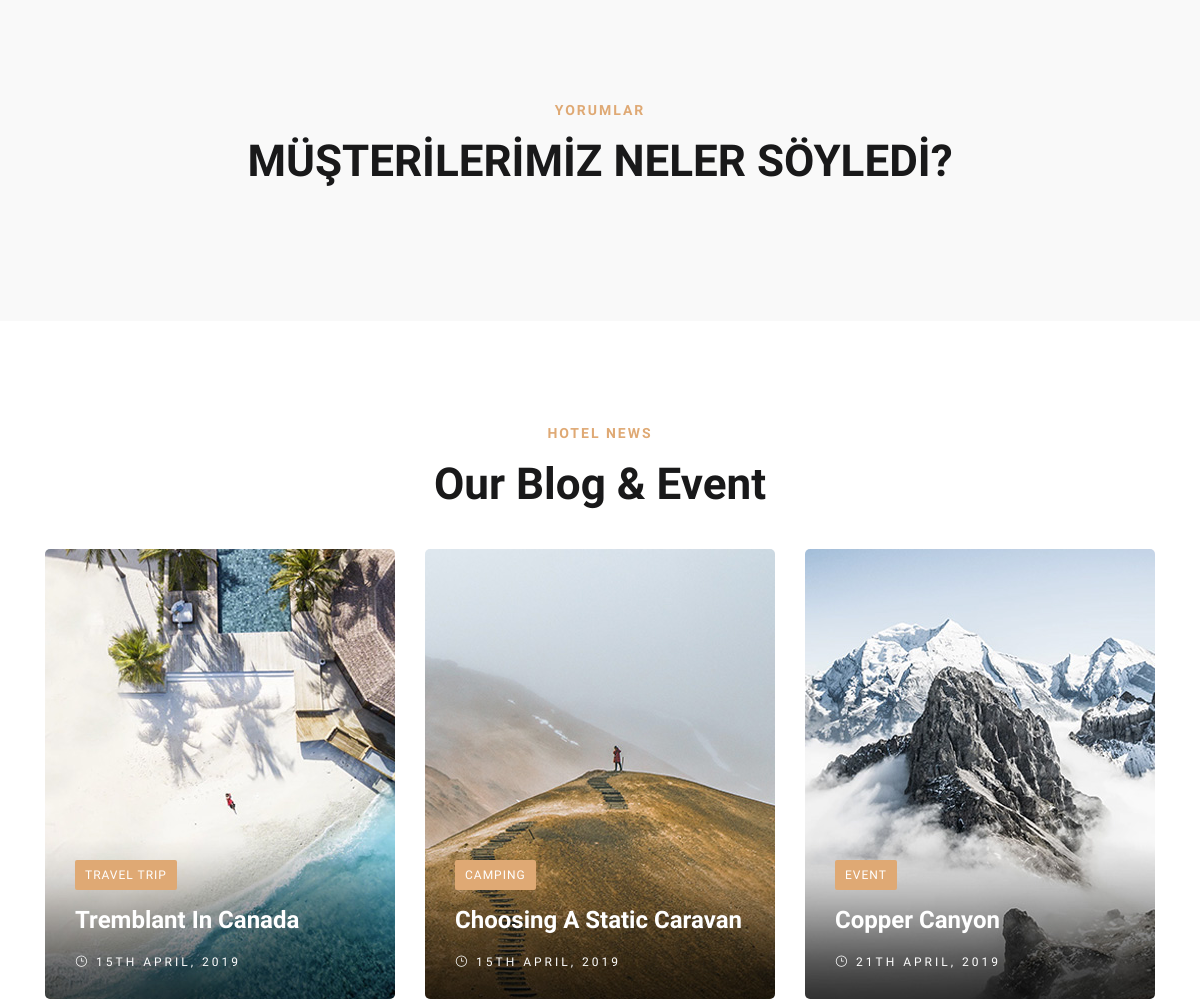
The app's page / (middle part), older data.
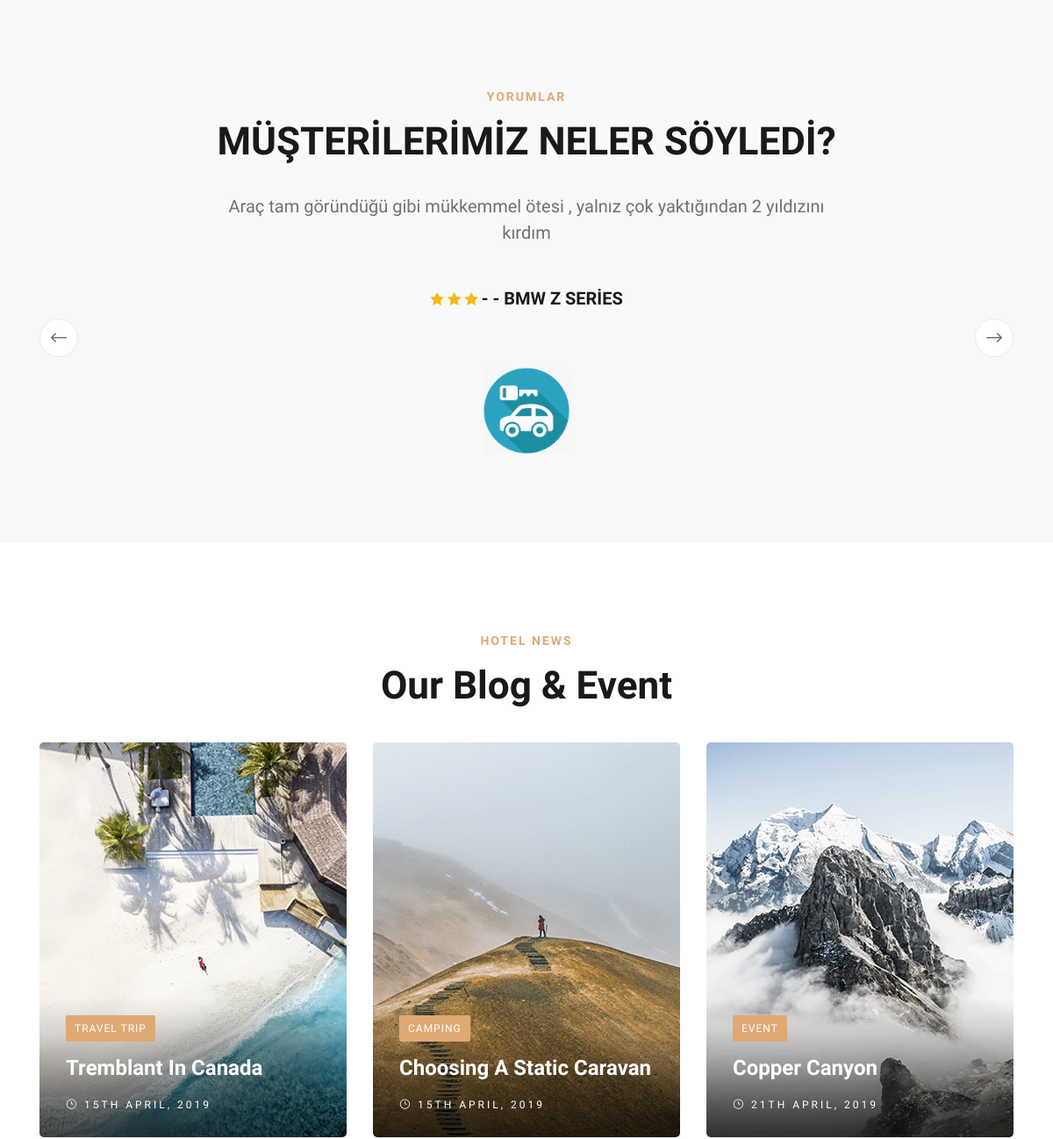
The same page, newer data.
### product/models.py (models this page shows, shortened)
class Comment (models.Model):
    STATUS = (
        ("New", "Yeni"),
        ("True", "Evet"),
        ("False", "Hayır"),
    )
    product = models.ForeignKey(Cars, on_delete=models.CASCADE)
    user = models.ForeignKey(User, on_delete=models.CASCADE)
    subject = models.CharField(max_length=50)
    comment = models.TextField(blank=True, max_length=255)
    rate = models.IntegerField(blank=True)
    status = models.CharField(max_length=10, choices=STATUS,default='New')
    ip = models.CharField(blank=True, max_length=20)
    create_at = models.DateTimeField(auto_now_add=True)
    update_at = models.DateTimeField(auto_now=True)

class Cars(models.Model):
    STATUS = (
        ("True", "Evet"),
        ("False","Hayır"),
    )
    category = models.ForeignKey(Category , on_delete=models.CASCADE)
    title = models.CharField(max_length=30)
    keywords = models.CharField(blank=True,max_length=255)
    description = models.CharField(blank=True,max_length=255)
    slug = models.SlugField(null=False,unique=True)
    image = models.ImageField(blank=True,upload_to="images/")
    price = models.FloatField()
    amount = models.IntegerField()
    detail = RichTextUploadingField(blank=True)
    status = models.CharField(blank=True,max_length=10,choices=STATUS)
    create_at = models.DateTimeField(auto_now_add=True)
    update_at = models.DateTimeField(auto_now=True)
    def __str__(self):
        return self.title
    def image_tag(self):
        return mark_safe('<img src="{}" height="50"/>'.format(self.image.url))
    image_tag.short_description = "Image"

### home/views.py (the view)
# urls.py: path('', views.index, name='index'),
def index(request):
    setting = Setting.objects.get(pk=1)
    category = Category.objects.all()
    lastproducts = Cars.objects.all().order_by('?')[:4]
    comments = Comment.objects.filter(status='True').order_by('?')
    current_user = request.user
    schopcart = ShopCart.objects.filter(user_id=current_user.id)
    total = 0
    adeturun = 0
    for rs in schopcart:
        total += rs.product.price * rs.quantity
        adeturun += rs.quantity
    context = {'setting': setting,
               'category': category,
               'lastproducts': lastproducts,
               'schopcart': schopcart ,
               'total': total,
               'adeturun': adeturun,
               'comments': comments,
               'page': 'home'}
    return render(request, 'index.html', context)

### home/templates/index.html (shortened to what this page needs)
{% extends "homebase.html" %}
 {% load static %}
{% block content %} {% include "content.html" %} {% endblock %}

### home/templates/homebase.html (shortened to what this page needs)
<!DOCTYPE html>
<html lang="en">
<head>
    {% load static %}
    <link rel="stylesheet" href="{% static 'css/bootstrap.min.css'%} " type="text/css" />
    <link rel="stylesheet" href="{% static 'css/font-awesome.min.css'%} " type="text/css" />
    <link rel="stylesheet" href="{% static 'css/elegant-icons.css'%}" type="text/css"/>
    <link rel="stylesheet" href="{% static 'css/flaticon.css'%}" type="text/css"/>
    <link rel="stylesheet" href="{% static 'css/owl.carousel.min.css'%}" type="text/css"/>
    <link rel="stylesheet" href="{% static 'css/nice-select.css'%}" type="text/css"/>
    <link rel="stylesheet" href="{% static 'css/jquery-ui.min.css'%}" type="text/css"/>
    <link rel="stylesheet" href="{% static 'css/magnific-popup.css'%}" type="text/css"/>
    <link rel="stylesheet" href="{% static 'css/slicknav.min.css'%}" type="text/css"/>
    <link rel="stylesheet" href="{% static 'css/style.css'%}" type="text/css"/>
    <link rel="stylesheet" href="{% static 'assets/css/vendor/bootstrap.min.css'%}"/>
    <link rel="stylesheet" href="{% static 'assets/css/vendor/font-awesome.css'%}"/>
    <link rel="stylesheet" href="{% static 'assets/css/vendor/fontawesome-stars.css'%}"/>
    <link rel="stylesheet" href="{% static 'assets/css/vendor/ion-fonts.css'%}"/>
    <link rel="stylesheet" href="{% static 'assets/css/plugins/slick.css'%}"/>
    <link rel="stylesheet" href="{% static 'assets/css/plugins/animate.css'%}"/>
    <link rel="stylesheet" href="{% static 'assets/css/plugins/jquery-ui.min.css'%}"/>
    <link rel="stylesheet" href="{% static 'assets/css/plugins/lightgallery.min.css'%}"/>
    <link rel="stylesheet" href="{% static 'assets/css/plugins/nice-select.css'%}"/>
    <link rel="stylesheet" href="{% static 'assets/css/style.css'%}"/>
</head>
<body>
  {% block content  %}    {% endblock %}
</body>
</html>

### home/templates/header.html (shortened to what this page needs)
 {% load static %}
                                     {% load mptt_tags %}

### home/templates/slider.html (shortened to what this page needs)
 {% load static %}

### home/templates/content.html (shortened to what this page needs)
{% load static %}
    <section class="testimonial-section spad">
        <div class="container">
            <div class="row">
                <div class="col-lg-12">
                    <div class="section-title">
                        <span>YORUMLAR</span>
                        <h2>MÜŞTERİLERİMİZ NELER SÖYLEDİ?</h2>
                    </div>
                </div>
            </div>
            <div class="row">
                <div class="col-lg-8 offset-lg-2">
                    <div class="testimonial-slider owl-carousel">
                        {% for rs in comments %}
                        <div class="ts-item">
                            <p>{{ rs.comment }}</p>
                            <div class="ti-author">
                                <div class="rating">
                                    <i {% if rs.rate >= 1 %} class="icon_star" {% endif %}></i>
                                    <i {% if rs.rate >= 2 %} class="icon_star" {% endif %}></i>
                                    <i {% if rs.rate >= 3 %} class="icon_star" {% endif %}></i>
                                </div>
                                <h5> - {{rs.user.first_name}} - {{ rs.product }} </h5>
                            </div>
                           <img   src="{% static 'img/testimonial-logo.png'%}" style="height: 100px; width: 100px" alt="">
                        </div>
                        {% endfor %}
                          </div>
                </div>
            </div>
        </div>
    </section>
    <section class="blog-section spad">
        <div class="container">
            <div class="row">
                <div class="col-lg-12">
                    <div class="section-title">
                        <span>Hotel News</span>
                        <h2>Our Blog & Event</h2>
                    </div>
                </div>
            </div>
            <div class="row">
                <div class="col-lg-4">
                    <div class="blog-item set-bg" data-setbg="{% static 'img/blog/blog-1.jpg'%}">
                        <div class="bi-text">
                            <span class="b-tag">Travel Trip</span>
                            <h4><a href="#">Tremblant In Canada</a></h4>
                            <div class="b-time"><i class="icon_clock_alt"></i> 15th April, 2019</div>
                        </div>
                    </div>
                </div>
                <div class="col-lg-4">
                    <div class="blog-item set-bg" data-setbg="{% static 'img/blog/blog-2.jpg'%}">
                        <div class="bi-text">
                            <span class="b-tag">Camping</span>
                            <h4><a href="#">Choosing A Static Caravan</a></h4>
                            <div class="b-time"><i class="icon_clock_alt"></i> 15th April, 2019</div>
                        </div>
                    </div>
                </div>
                <div class="col-lg-4">
                    <div class="blog-item set-bg" data-setbg="{% static 'img/blog/blog-3.jpg'%}">
                        <div class="bi-text">
                            <span class="b-tag">Event</span>
                            <h4><a href="#">Copper Canyon</a></h4>
                            <div class="b-time"><i class="icon_clock_alt"></i> 21th April, 2019</div>
                        </div>
                    </div>
                </div>
            </div>
        </div>
    </section>

### home/templates/footer.html (shortened to what this page needs)
 {% load static %}

### home/static/css/style.css (style rules this page uses)
html, body { height: 100%; font-family: "Cabin", sans-serif; -webkit-font-smoothing: antialiased; font-smoothing: antialiased; }
h1, h2, h3, h4, h5, h6 { margin: 0; color: #111111; font-weight: 400; font-family: "Lora", serif; }
h2 { font-size: 36px; }
h4 { font-size: 24px; }
h5 { font-size: 18px; }
p { font-size: 16px; font-family: "Cabin", sans-serif; color: #6b6b6b; font-weight: 400; line-height: 26px; margin: 0 0 15px 0; }
img { max-width: 100%; }
.section-title { text-align: center; margin-bottom: 22px; }
.section-title span { font-size: 14px; color: #dfa974; font-weight: 700; text-transform: uppercase; letter-spacing: 2px; }
.section-title h2 { font-size: 44px; color: #19191a; line-height: 58px; margin-top: 10px; }
.set-bg { background-repeat: no-repeat; background-size: cover; background-position: top center; }
.spad { padding-top: 100px; padding-bottom: 100px; }
.testimonial-section { background: #f9f9f9; }
.testimonial-section .section-title { margin-bottom: 30px; }
.testimonial-slider.owl-carousel .owl-item img { width: auto; margin: 0 auto; }
.testimonial-slider .ts-item { text-align: center; }
.testimonial-slider .ts-item p { font-size: 20px; color: #707079; line-height: 30px; margin-bottom: 50px; }
.testimonial-slider .ts-item .ti-author { margin-bottom: 60px; }
.testimonial-slider .ts-item .ti-author .rating { display: inline-block; }
.testimonial-slider .ts-item .ti-author .rating i { color: #f5b917; font-size: 16px; }
.testimonial-slider .ts-item .ti-author h5 { font-size: 20px; color: #19191a; display: inline-block; }
.blog-section { padding-bottom: 70px; }
.blog-section .section-title { margin-bottom: 36px; }
.blog-item { height: 450px; position: relative; margin-bottom: 30px; border-radius: 5px; }
.blog-item .bi-text { position: absolute; left: 0; bottom: 25px; width: 100%; padding-left: 30px; padding-right: 30px; }
.blog-item .bi-text .b-tag { display: inline-block; color: #ffffff; font-size: 12px; text-transform: uppercase; letter-spacing: 1px; background: #dfa974; padding: 3px 10px; border-radius: 2px; }
.blog-item .bi-text h4 { margin-top: 18px; margin-bottom: 18px; }
.blog-item .bi-text h4 a { color: #ffffff; }
.blog-item .bi-text .b-time { font-size: 12px; color: #ffffff; text-transform: uppercase; letter-spacing: 3px; }
@media only screen and (min-width: 1200px) { .container { max-width: 1170px; } }

Row changes from the older to the newer data that the page shows:
added Comment: comment "Araç tam göründüğü gibi mükkemmel ötesi , yalnız çok yaktığından 2 yıldızını kırdım", rate 3 (drawn), product "BMW Z SERİES"
